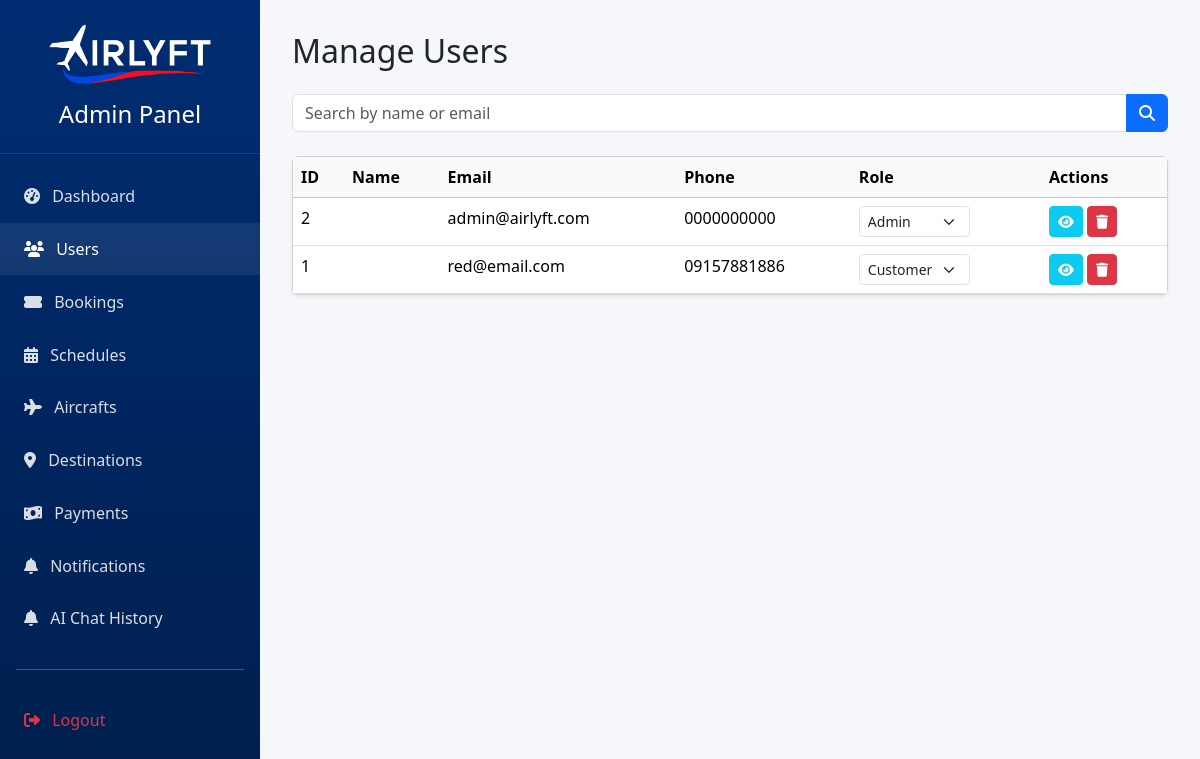
Before: /admin/users.php (signed in) with the older database file.
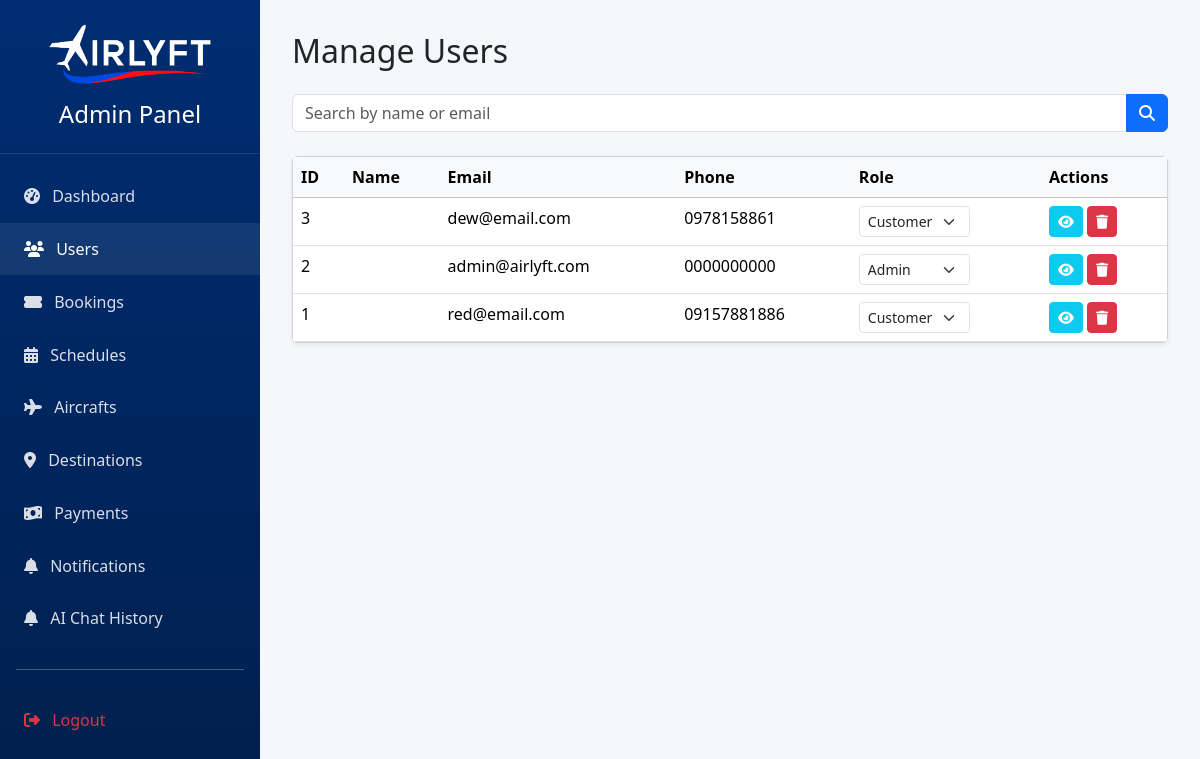
After: the same page with the newer database file.
### tables this page shows
CREATE TABLE `users` (
  `user_id` int(11) NOT NULL,
  `first_name` varchar(50) DEFAULT NULL,
  `last_name` varchar(50) DEFAULT NULL,
  `email` varchar(100) DEFAULT NULL,
  `phone` varchar(20) DEFAULT NULL,
  `password` varchar(255) DEFAULT NULL,
  `role` enum('Client','Admin') NOT NULL DEFAULT 'Client',
  `created_at` timestamp NOT NULL DEFAULT current_timestamp(),
  `deleted_at` timestamp NULL DEFAULT NULL,
  `source_system` enum('Electripid','Airlyft') NOT NULL DEFAULT 'Airlyft'
);

### admin/users.php (the view, shortened to what this page needs)
<?php
require_once '../db/connect.php';
$search = isset($_GET['search']) ? $conn->real_escape_string($_GET['search']) : '';
$where = $search ? "WHERE first_name LIKE '%$search%' OR last_name LIKE '%$search%' OR email LIKE '%$search%'" : "";
$users = $conn->query("SELECT *, CONCAT(first_name, ' ', last_name) AS name FROM Users $where ORDER BY user_id DESC");
?>
<!DOCTYPE html>
<html lang="en">
<head>
    <link href="https://cdn.jsdelivr.net/npm/bootstrap@5.3.3/dist/css/bootstrap.min.css" rel="stylesheet">
    <link rel="stylesheet" href="https://cdnjs.cloudflare.com/ajax/libs/font-awesome/6.5.1/css/all.min.css">
    <link rel="stylesheet" href="../assets/css/admin.css">
</head>
<body>
    <?php include 'sidebar.php'; ?>
    <div class="main-content">
        <h2 class="mb-4">Manage Users</h2>
        <form method="get" class="mb-4">
            <div class="input-group">
                <input type="text" name="search" class="form-control" placeholder="Search by name or email" value="<?= htmlspecialchars($search) ?>">
                <button class="btn btn-primary" type="submit"><i class="fas fa-search"></i></button>
            </div>
        </form>
        <div class="card shadow-sm">
            <div class="card-body p-0">
                <table class="table table-hover mb-0">
                    <thead class="table-light">
                        <tr>
                            <th>ID</th>
                            <th>Name</th>
                            <th>Email</th>
                            <th>Phone</th>
                            <th>Role</th>
                            <th>Actions</th>
                        </tr>
                    </thead>
                    <tbody>
                        <?php while ($row = $users->fetch_assoc()): ?>
                            <tr>
                                <td><?= $row['user_id'] ?></td>
                                <td><?= htmlspecialchars($row['name']) ?></td>
                                <td><?= htmlspecialchars($row['email']) ?></td>
                                <td><?= htmlspecialchars($row['phone'] ?: '-') ?></td>
                                <td>
                                    <form method="post" style="display:inline;">
                                        <select name="new_role" class="form-select form-select-sm d-inline-block w-auto" onchange="this.form.submit()">
                                            <option value="Customer" <?= $row['role'] === 'Customer' ? 'selected' : '' ?>>Customer</option>
                                            <option value="Admin" <?= $row['role'] === 'Admin' ? 'selected' : '' ?>>Admin</option>
                                        </select>
                                    </form>
                                </td>
                                <td>
                                    <button type="button" class="btn btn-sm btn-info text-white view-user"
                                        data-bs-toggle="modal"
                                        data-bs-target="#userModal"
                                        data-id="<?= $row['user_id'] ?>"
                                        data-name="<?= htmlspecialchars($row['name']) ?>"
                                        data-email="<?= htmlspecialchars($row['email']) ?>"
                                        data-phone="<?= htmlspecialchars($row['phone'] ?: 'N/A') ?>"
                                        data-role="<?= $row['role'] ?>">
                                        <i class="fas fa-eye"></i>
                                    </button>
                                    <a href="?delete=<?= $row['user_id'] ?>" class="btn btn-sm btn-danger" onclick="return confirm('Are you sure you want to delete this user? This action cannot be undone.')">
                                        <i class="fas fa-trash"></i>
                                    </a>
                                </td>
                            </tr>
                        <?php endwhile; ?>
                    </tbody>
                </table>
            </div>
        </div>
    </div>
</body>
</html>

Changed rows visible on the page:
added users: user_id "3", email "dew@email.com", phone "0978158861"
